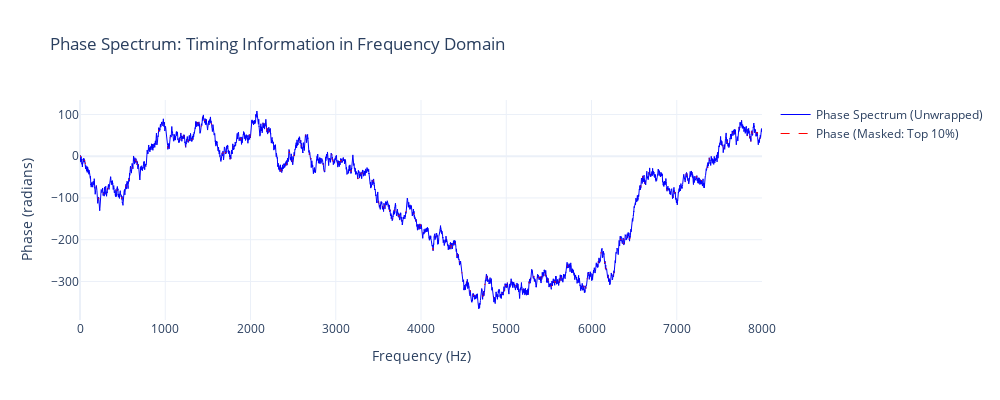

Source (notebook cell):
### Markdown cell above
============================================================================
SECTION 1: PHASE SPECTRUM ANALYSIS
============================================================================
Why: Phase contains timing information about frequency components.
     While magnitude tells us "what" frequencies exist, phase tells us "when"
     they occur relative to each other.
What we'll see: Phase values in radians, showing timing relationships between
                frequency components.
Key insight: Only bins near 150 Hz and 3000 Hz have strong magnitude.
             Everywhere else, magnitude is dominated by noise.
             For noise-dominated bins, phase becomes uniformly random in [-π, π].



### Compute Phase Spectrum
How: FFT decomposes signal into frequency components, each with magnitude and phase
Math: X[k] = |X[k]| * e^(j*φ[k]) where φ[k] is the phase

Phase wrapping:
  - np.angle() gives phase in [-π, π] (wrapped)
  - If phase jumps by more than π, assume it's a wrap and add/subtract 2π
  - Formula: φ_unwrap(k) = φ(k) + 2π*n_k
  - Use np.unwrap() to study delay or system behavior

Optional masking:
  - Mask phase values where magnitude is below threshold
  - Focus on strong frequency components (e.g., top 10% by magnitude)

============================================================================

### Code cell
freqs, phase, magnitude = compute_phase_spectrum(
    noisy_audio, 
    sample_rate, 
    unwrap=True,  # Unwrap phase to remove 2π discontinuities
    mask_threshold=None  # Set to np.percentile(magnitude, 90) to mask weak components
)

# Optional: Compute masked phase for comparison
threshold = np.percentile(magnitude, 90)  # Keep strongest 10%
_, phase_masked, _ = compute_phase_spectrum(
    noisy_audio, 
    sample_rate, 
    unwrap=True,
    mask_threshold=threshold
)

# --- Interactive Visualization ---
fig = go.Figure()

# Full phase spectrum (all frequencies)
fig.add_trace(go.Scatter(
    x=freqs, 
    y=phase, 
    mode="lines", 
    name="Phase Spectrum (Unwrapped)",
    line=dict(color='blue', width=1)
))

# Optional: Add masked version to compare
fig.add_trace(go.Scatter(
    x=freqs, 
    y=phase_masked, 
    mode="lines", 
    name="Phase (Masked: Top 10%)",
    line=dict(color='red', width=1, dash='dash')
))

fig.update_layout(
    title="Phase Spectrum: Timing Information in Frequency Domain",
    xaxis_title="Frequency (Hz)",
    yaxis_title="Phase (radians)",
    template="plotly_white",
    width=1000,
    height=400,
    hovermode='x unified'
)

fig.show()

print(f"Phase Spectrum computed:")
print(f"  → {len(freqs)} frequency bins from 0 Hz to {sample_rate/2:.0f} Hz")
print(f"  → Phase range: [{np.nanmin(phase):.2f}, {np.nanmax(phase):.2f}] radians")
print(f"  → Strong components at 150 Hz and 3000 Hz have stable phase")
print(f"  → Noise-dominated bins show random phase in [-π, π]")

### Figure 1 — Plotly figure (JSON) as saved in the notebook; plotly's stock layout.template omitted (floating-point values rounded to 4 significant figures; data arrays with more than 128 entries replaced by an {"elided": "..."} marker saying what was removed)
{"data": [{"line": {"color": "blue", "width": 1}, "mode": "lines", "name": "Phase Spectrum (Unwrapped)", "type": "scatter", "x": {"elided": "24001 float values"}, "y": {"elided": "24001 float values"}}, {"line": {"color": "red", "dash": "dash", "width": 1}, "mode": "lines", "name": "Phase (Masked: Top 10%)", "type": "scatter", "x": {"elided": "24001 float values"}, "y": {"elided": "24001 float values"}}], "layout": {"height": 400, "hovermode": "x unified", "title": {"text": "Phase Spectrum: Timing Information in Frequency Domain"}, "width": 1000, "xaxis": {"title": {"text": "Frequency (Hz)"}}, "yaxis": {"title": {"text": "Phase (radians)"}}}}
